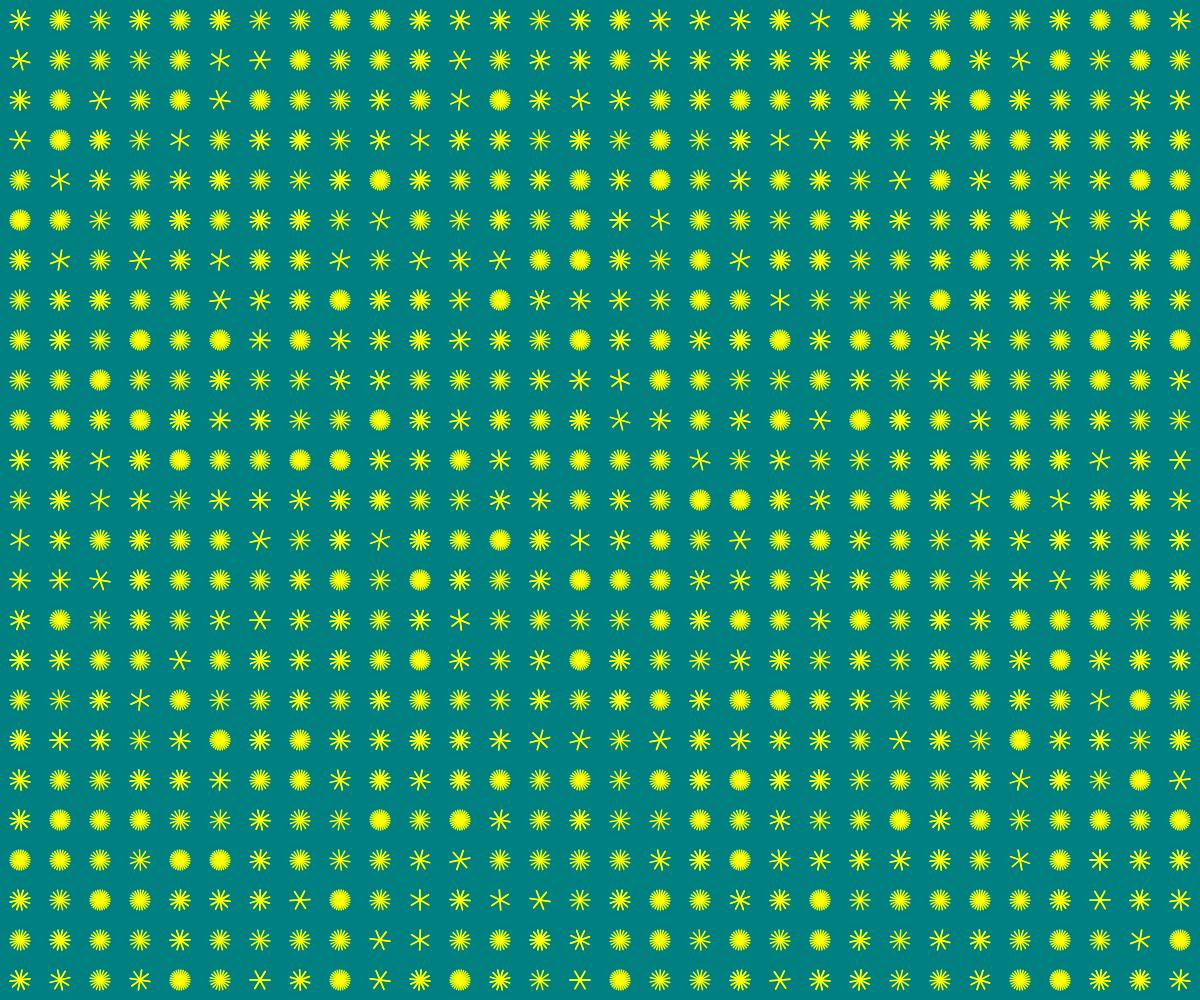
Frame 1 (no input)
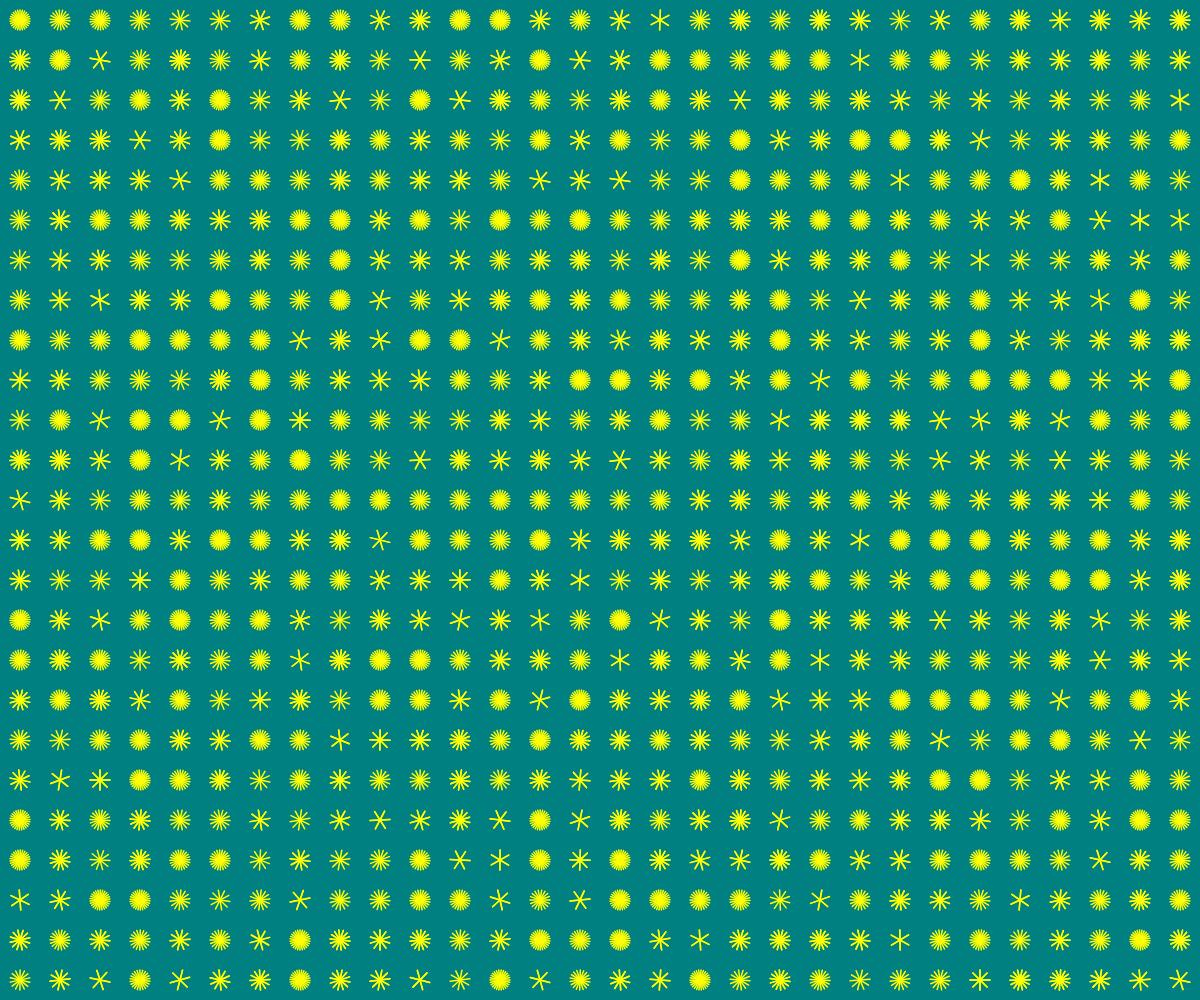
Frame 2 (the mouse pressed at the canvas centre, redrawn once)

The p5.js sketch that drew these frames (run headless with seeded random() and noise() and a simulated clock; the mouse was pressed at the canvas centre and the sketch redrawn once):

// p5.js sketch
// ── sketch.js
let crossSize = 20; // dimensione fissa dei fiori
let rotationAngles = []; // array per memorizzare l'angolo di rotazione di ogni fiore
let lineCounts = []; // array per memorizzare il numero di linee (petali) di ogni fiore

function setup() {
  createCanvas(windowWidth, windowHeight);
  background(34, 49, 38); 
  noLoop();
  initializeRotationAngles(); // inizializza gli angoli di rotazione
  initializeLineCounts(); // inizializza il numero di linee (petali) per ogni fiore
}

function draw() {
  background(0,128,128); 

  // calcola il numero di colonne e righe
  let cols = floor(width / (crossSize * 2));
  let rows = floor(height / (crossSize * 2));

  // distanza tra i fiori
  let cellWidth = width / cols;
  let cellHeight = height / rows;

  // controlla se gli array hanno bisogno di essere aggiornati
  if (rotationAngles.length !== cols || rotationAngles[0].length !== rows) {
    initializeRotationAngles(cols, rows);
    initializeLineCounts(cols, rows);
  }

  // ciclo annidato per disegnare i fiori all'interno di una griglia
  for (let i = 0; i < cols; i++) {
    for (let j = 0; j < rows; j++) {
      let x = i * cellWidth + cellWidth / 2;
      let y = j * cellHeight + cellHeight / 2;

      
      drawCross(x, y, crossSize, rotationAngles[i][j], lineCounts[i][j]);
    }
  }
}

// funzione per disegnare un fiore data la posizione centrale (x, y), la dimensione, l'angolo di rotazione e il numero di linee (petali)
function drawCross(x, y, size, angle, lines) {
  push(); // salva lo stato di trasformazione corrente
  translate(x, y); // trasla al centro del fiore
  rotate(angle); // ruota il fiore di un angolo specifico
  stroke(255,255,0); 
  strokeWeight(1.5);

  // disegna le linee (petali) in base al numero specificato
  for (let i = 0; i < lines; i++) {
    let a = (TWO_PI / lines) * i;
    line(cos(a) * -size / 2, sin(a) * -size / 2, cos(a) * size / 2, sin(a) * size / 2);
  }
  pop(); // ripristina lo stato di trasformazione
}

// funzione per inizializzare l'array rotationAngles con angoli di rotazione casuali
function initializeRotationAngles(cols = floor(width / (crossSize * 2)), rows = floor(height / (crossSize * 2))) {
  rotationAngles = [];
  for (let i = 0; i < cols; i++) {
    rotationAngles[i] = [];
    for (let j = 0; j < rows; j++) {
      rotationAngles[i][j] = random(TWO_PI); // assegna un angolo casuale a ogni fiore
    }
  }
}

// funzione per inizializzare l'array lineCounts con un numero casuale di linee (petali) per ogni fiore
function initializeLineCounts(cols = floor(width / (crossSize * 2)), rows = floor(height / (crossSize * 2))) {
  lineCounts = [];
  for (let i = 0; i < cols; i++) {
    lineCounts[i] = [];
    for (let j = 0; j < rows; j++) {
      lineCounts[i][j] = floor(random(5, 15)); // assegna un numero casuale di linee (petali) tra 3 e 7 a ogni fiore
    }
  }
}

// funzione chiamata automaticamente quando la finestra viene ridimensionata
function windowResized() {
  resizeCanvas(windowWidth, windowHeight);
  initializeRotationAngles(); // inizializza nuovamente gli angoli di rotazione
  initializeLineCounts(); // inizializza nuovbamente il numero di linee (petali)
  draw();
}

// funzione per aggiornare casualmente il numero di petali e l'angolo di rotazione di ogni fiore al clic del mouse
function mousePressed() {
  initializeRotationAngles();
  initializeLineCounts(); 
  draw();
}
